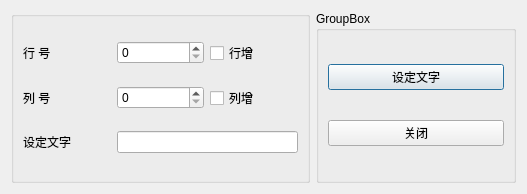
<?xml version="1.0" encoding="UTF-8"?>
<ui version="4.0">
 <class>cell_dialog</class>
 <widget class="QDialog" name="cell_dialog">
  <property name="geometry">
   <rect>
    <x>0</x>
    <y>0</y>
    <width>527</width>
    <height>194</height>
   </rect>
  </property>
  <property name="windowTitle">
   <string>cell_dialog</string>
  </property>
  <layout class="QGridLayout" name="gridLayout_3">
   <item row="0" column="0">
    <widget class="QGroupBox" name="groupBox">
     <property name="title">
      <string/>
     </property>
     <layout class="QGridLayout" name="gridLayout">
      <item row="0" column="0">
       <widget class="QLabel" name="label">
        <property name="text">
         <string>行 号</string>
        </property>
       </widget>
      </item>
      <item row="0" column="1">
       <widget class="QSpinBox" name="spinBoxRow"/>
      </item>
      <item row="0" column="2">
       <widget class="QCheckBox" name="checkBoxRowAdd">
        <property name="text">
         <string>行增</string>
        </property>
       </widget>
      </item>
      <item row="1" column="0">
       <widget class="QLabel" name="label_2">
        <property name="text">
         <string>列 号</string>
        </property>
       </widget>
      </item>
      <item row="1" column="1">
       <widget class="QSpinBox" name="spinBoxCol"/>
      </item>
      <item row="1" column="2">
       <widget class="QCheckBox" name="checkBoxColAdd">
        <property name="text">
         <string>列增</string>
        </property>
       </widget>
      </item>
      <item row="2" column="0">
       <widget class="QLabel" name="label_3">
        <property name="text">
         <string>设定文字</string>
        </property>
       </widget>
      </item>
      <item row="2" column="1" colspan="2">
       <widget class="QLineEdit" name="lineEditText"/>
      </item>
     </layout>
    </widget>
   </item>
   <item row="0" column="1">
    <widget class="QGroupBox" name="groupBox_2">
     <property name="sizePolicy">
      <sizepolicy hsizetype="Minimum" vsizetype="Preferred">
       <horstretch>0</horstretch>
       <verstretch>0</verstretch>
      </sizepolicy>
     </property>
     <property name="maximumSize">
      <size>
       <width>200</width>
       <height>16777215</height>
      </size>
     </property>
     <property name="title">
      <string>GroupBox</string>
     </property>
     <layout class="QGridLayout" name="gridLayout_2">
      <item row="0" column="0">
       <widget class="QPushButton" name="pushButtonFont">
        <property name="sizePolicy">
         <sizepolicy hsizetype="Preferred" vsizetype="Fixed">
          <horstretch>0</horstretch>
          <verstretch>0</verstretch>
         </sizepolicy>
        </property>
        <property name="text">
         <string>设定文字</string>
        </property>
        <property name="icon">
         <iconset>
          <normaloff>../images/icon/font.bmp</normaloff>../images/icon/font.bmp</iconset>
        </property>
       </widget>
      </item>
      <item row="1" column="0">
       <widget class="QPushButton" name="pushButtonClose">
        <property name="sizePolicy">
         <sizepolicy hsizetype="Preferred" vsizetype="Fixed">
          <horstretch>0</horstretch>
          <verstretch>0</verstretch>
         </sizepolicy>
        </property>
        <property name="text">
         <string>关闭</string>
        </property>
        <property name="icon">
         <iconset>
          <normaloff>../images/icon/exit.bmp</normaloff>../images/icon/exit.bmp</iconset>
        </property>
       </widget>
      </item>
     </layout>
    </widget>
   </item>
  </layout>
 </widget>
 <resources/>
 <connections>
  <connection>
   <sender>pushButtonClose</sender>
   <signal>clicked()</signal>
   <receiver>cell_dialog</receiver>
   <slot>reject()</slot>
   <hints>
    <hint type="sourcelabel">
     <x>415</x>
     <y>132</y>
    </hint>
    <hint type="destinationlabel">
     <x>263</x>
     <y>96</y>
    </hint>
   </hints>
  </connection>
 </connections>
</ui>
